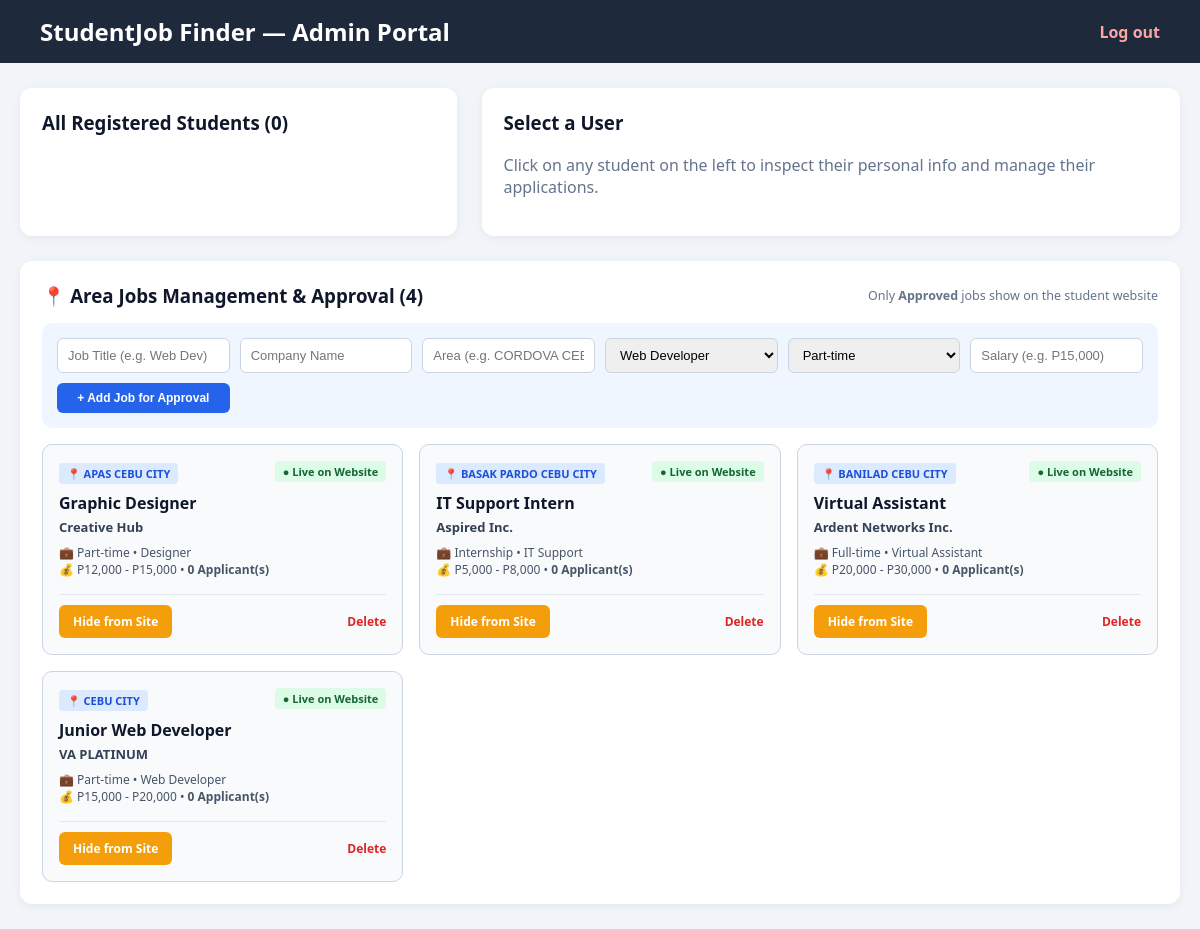
Page /admin_dashboard.php (signed in) on the committed database.
### tables this page shows
CREATE TABLE IF NOT EXISTS jobs (
    job_id INT AUTO_INCREMENT PRIMARY KEY,
    title VARCHAR(100) NOT NULL,
    company_name VARCHAR(100) NOT NULL,
    location VARCHAR(100) NOT NULL,
    category ENUM('Web Developer', 'Virtual Assistant', 'IT Support', 'Designer') NOT NULL,
    work_setup VARCHAR(50) NOT NULL,
    salary_range VARCHAR(50) NOT NULL
);

### admin_jobs.php (the view, shortened to what this page needs)
<div class="card">
    <div style="display:flex; justify-content:space-between; align-items:center; flex-wrap:wrap;">
        <h3 style="margin:0;">📍 Area Jobs Management & Approval (<?= count($jobs) ?>)</h3>
        <span style="font-size:12.5px; color:#64748b;">Only <strong>Approved</strong> jobs show on the student website</span>
    </div>
    <form method="POST" class="add-job-form">
        <input type="text" name="title" required placeholder="Job Title (e.g. Web Dev)">
        <input type="text" name="company_name" required placeholder="Company Name">
        <input type="text" name="location" required placeholder="Area (e.g. CORDOVA CEBU)">
        <select name="category" required>
            <option value="Web Developer">Web Developer</option>
        </select>
        <select name="work_setup" required>
            <option value="Part-time">Part-time</option>
        </select>
        <input type="text" name="salary_range" required placeholder="Salary (e.g. P15,000)">
        <button type="submit" name="add_job" class="btn">+ Add Job for Approval</button>
    </form>
    <div class="jobs-grid">
        <?php foreach ($jobs as $j): $is_approved = (($j['approval_status'] ?? 'Approved') === 'Approved'); ?>
            <div class="area-job-card <?= !$is_approved ? 'pending-card' : '' ?>">
                <div>
                    <span class="loc-tag">📍 <?= htmlspecialchars($j['location']) ?></span>
                    <span class="status-pill pill-<?= $is_approved ? 'Approved' : 'Pending' ?>">
                        <?= $is_approved ? '● Live on Website' : '⏳ Pending Approval' ?>
                    </span>
                    <h4 style="margin:8px 0 4px; font-size:16px;"><?= htmlspecialchars($j['title']) ?></h4>
                    <div style="font-size:13px; font-weight:600; color:#334155;"><?= htmlspecialchars($j['company_name']) ?></div>
                    <p style="font-size:12px; color:#475569; margin:8px 0;">
                        💼 <?= htmlspecialchars($j['work_setup']) ?> • <?= htmlspecialchars($j['category']) ?><br>
                        💰 <?= htmlspecialchars($j['salary_range']) ?> • <strong><?= $j['total_applicants'] ?> Applicant(s)</strong>
                    </p>
                </div>
                <div style="display:flex; justify-content:space-between; align-items:center; border-top:1px solid #e2e8f0; padding-top:10px; margin-top:8px;">
                    <?php if (!$is_approved): ?>
                        <a href="?approve_job=<?= $j['job_id'] ?>" class="btn btn-approve">✓ Approve & Publish</a>
                    <?php else: ?>
                        <a href="?unpublish_job=<?= $j['job_id'] ?>" class="btn btn-hide">Hide from Site</a>
                    <?php endif; ?>
                    <a href="?delete_job=<?= $j['job_id'] ?>" onclick="return confirm('Delete this job?');" style="font-size:12px; color:#dc2626; font-weight:700; text-decoration:none;">Delete</a>
                </div>
            </div>
        <?php endforeach; ?>
    </div>
</div>

### admin_dashboard.php (shortened to what this page needs)
<?php
require 'db.php';
$students = $pdo->query("SELECT user_id, full_name, email, school FROM users WHERE role = 'student' ORDER BY created_at DESC")->fetchAll(PDO::FETCH_ASSOC);
$jobs = $pdo->query("SELECT j.*, (SELECT COUNT(*) FROM applications a WHERE a.job_id = j.job_id) AS total_applicants FROM jobs j ORDER BY j.job_id DESC")->fetchAll(PDO::FETCH_ASSOC);
$selected_user = null;
?>
<!DOCTYPE html>
<html lang="en">
<head>
</head>
<body>
<nav>
    <h2 style="margin:0;">StudentJob Finder — Admin Portal</h2>
    <a href="login.php?logout=1" style="color: #fca5a5; text-decoration: none; font-weight: 600;">Log out</a>
</nav>
<div class="main-wrap">
    <div class="top-grid">
        <div class="card">
            <h3 style="margin-top:0;">All Registered Students (<?= count($students) ?>)</h3>
        </div>
        <div class="card">
            <?php if (!$selected_user): ?>
                <h3 style="margin-top:0;">Select a User</h3>
                <p style="color: #64748b;">Click on any student on the left to inspect their personal info and manage their applications.</p>
            <?php endif; ?>
        </div>
    </div>
    <?php require 'admin_jobs.php'; ?>
</div>
</body>
</html>

### admin_dashboard.php (style rules this page uses)
* { box-sizing: border-box; }
body { font-family: 'Segoe UI', sans-serif; margin: 0; background: #f1f5f9; color: #0f172a; }
nav { background: #1e293b; color: white; padding: 15px 40px; display: flex; justify-content: space-between; align-items: center; }
.main-wrap { max-width: 1200px; margin: 25px auto; padding: 0 20px; }
.top-grid { display: grid; grid-template-columns: 1fr 1.6fr; gap: 25px; margin-bottom: 25px; }
.card { background: white; padding: 22px; border-radius: 12px; box-shadow: 0 2px 8px rgba(0,0,0,0.06); }
select, input { padding: 8px 10px; border: 1px solid #cbd5e1; border-radius: 6px; font-size: 13px; }
.btn { background: #2563eb; color: white; border: none; padding: 8px 14px; border-radius: 6px; font-weight: 700; cursor: pointer; text-decoration: none; font-size: 12px; display: inline-block; }
.btn-hide { background: #f59e0b; }
.jobs-grid { display: grid; grid-template-columns: repeat(auto-fill, minmax(280px, 1fr)); gap: 16px; margin-top: 16px; }
.area-job-card { border: 1.5px solid #cbd5e1; border-radius: 10px; padding: 16px; background: #f8fafc; display: flex; flex-direction: column; justify-content: space-between; }
.loc-tag { display: inline-block; background: #dbeafe; color: #1d4ed8; font-size: 11px; font-weight: 800; padding: 3px 8px; border-radius: 4px; }
.status-pill { font-size: 11px; font-weight: 800; padding: 3px 8px; border-radius: 4px; float: right; }
.pill-Approved { background: #dcfce7; color: #166534; }
.add-job-form { display: grid; grid-template-columns: repeat(auto-fit, minmax(150px, 1fr)); gap: 10px; background: #eff6ff; padding: 15px; border-radius: 10px; margin-top: 15px; }

### rows in the picture
jobs: location "APAS CEBU CITY", title "Graphic Designer", company_name "Creative Hub", work_setup "Part-time", category "Designer", salary_range "P12,000 - P15,000", total_applicants "0"
jobs: location "BASAK PARDO CEBU CITY", title "IT Support Intern", company_name "Aspired Inc.", work_setup "Internship", category "IT Support", salary_range "P5,000 - P8,000", total_applicants "0"
jobs: location "BANILAD CEBU CITY", title "Virtual Assistant", company_name "Ardent Networks Inc.", work_setup "Full-time", category "Virtual Assistant", salary_range "P20,000 - P30,000", total_applicants "0"
jobs: location "CEBU CITY", title "Junior Web Developer", company_name "VA PLATINUM", work_setup "Part-time", category "Web Developer", salary_range "P15,000 - P20,000", total_applicants "0"

### other values in the picture
count($students) "0"
count($jobs) "4"
